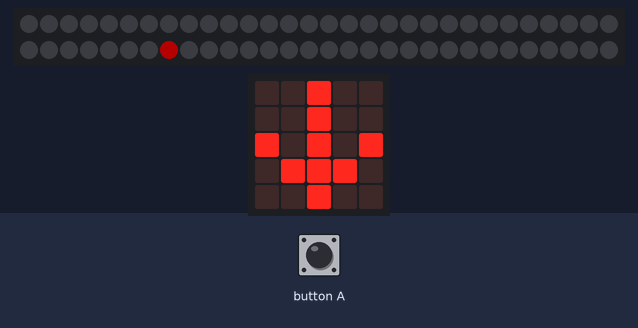
Recording of a program running on a simulated BBC micro:bit running MicroPython. On the bench: 60 RGB LEDs in strip order, left to right, continuing on the next row, the board's 5×5 LED display. The test bench sets the inputs (shaded band). Dim RGB values are drawn brighter than linear; random numbers come from a fixed seed.

Above: at 1.2 s.
1.3 s: button A pressed for 0.15 s
At 1.58 s:
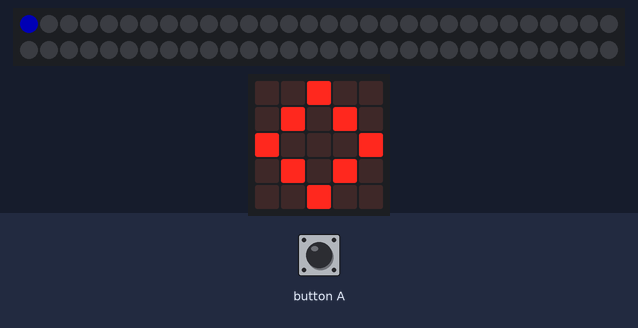
2.0 s: button A pressed for 1 s
At 4.36 s:
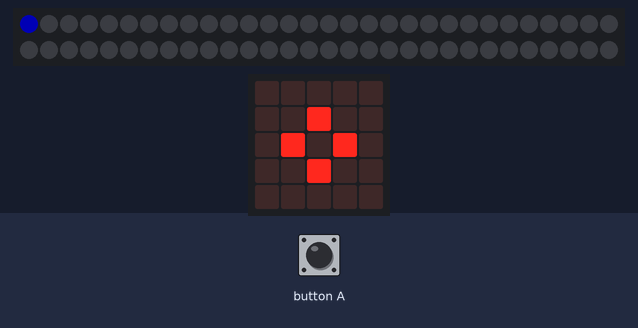
Timing chart, 0 to 5.9 s (numbered marks = the images above; inputs shaded):
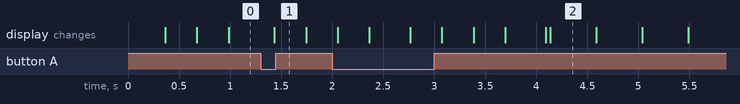

The program:

neopixel-final.py
```python
from microbit import *
import neopixel
import random
import time

NP_COUNT = 60
BURST_SIZE = 10
DISPLAY_ANIMATION_SPEED = 500

np = neopixel.NeoPixel(pin0, NP_COUNT)

GREEN = (0, 64, 0)
BLUE = (0, 0, 64)
RED = (64, 0, 0)
OFF = (0, 0, 0)

FIREWORK_COLOURS = [ (255, 128, 128), (128, 255, 128), (128, 128, 255)
                   , (255, 255, 128), (255, 128, 255), (128, 255, 255)
                   ]

def fade_all(pixels, first=0, last=NP_COUNT, fade_by=0.9):
    for i in range(first, last):
        fade(pixels, i, fade_by=fade_by)
    pixels.show()

def fade(pixels, n, fade_by=0.9):
    r, g, b = pixels[n]
    pixels[n] = (int(r * fade_by), int(g * fade_by), int(b * fade_by))

def reset(pixels):
    for n in range(NP_COUNT):
        pixels[n] = OFF
    pixels[0] = BLUE
    np.show()
    display.show(Image.DIAMOND)

def shoot_firework(pixels):
    display.show(Image.ARROW_S)
    for pixel in range(NP_COUNT - BURST_SIZE):
        pixels[pixel] = RED
        pixels.show()
        time.sleep(0.02)
        pixels[pixel] = OFF
        pixels.show()

def explode(pixels):
    initial_colour = random.choice(FIREWORK_COLOURS)

    for i in range(BURST_SIZE):
        pixels[NP_COUNT - BURST_SIZE + i] = initial_colour
        pixels[NP_COUNT - BURST_SIZE - i] = initial_colour
        fade_all( pixels, fade_by=0.95
                , first=(NP_COUNT - BURST_SIZE - i)
                , last= (NP_COUNT - BURST_SIZE + 1)
                )
        # fade_all(pixels, first=(NP_COUNT - 2 * BURST_SIZE), fade_by=0.95)
        # time.sleep(0.01)

    for _ in range(30):
        fade_all(pixels,  first=(NP_COUNT - 2 * BURST_SIZE))
        # time.sleep(0.05)

reset(np)
display_timer = 0

last_gesture = accelerometer.current_gesture()

while True:
    gesture = accelerometer.current_gesture()
    if gesture != last_gesture or button_a.is_pressed():
        # set off a firework
        shoot_firework(np)
        explode(np)
        reset(np)
        last_gesture = gesture
    else:
        # animate the waiting
        display_timer = (display_timer + 1) % DISPLAY_ANIMATION_SPEED
        if display_timer > (DISPLAY_ANIMATION_SPEED / 2):
            display.show(Image.DIAMOND_SMALL)
        else:
            display.show(Image.DIAMOND)


    
```

Measured:
- what the display in image 2 shows lasts 0.5 s, from 4.1 s to 4.6 s
